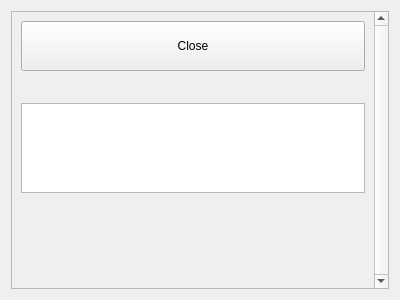
<?xml version="1.0" encoding="UTF-8"?>
<ui version="4.0">
 <class>DateNoter</class>
 <widget class="QWidget" name="DateNoter">
  <property name="geometry">
   <rect>
    <x>0</x>
    <y>0</y>
    <width>400</width>
    <height>300</height>
   </rect>
  </property>
  <property name="windowTitle">
   <string>Form</string>
  </property>
  <layout class="QVBoxLayout" name="verticalLayout_2">
   <item>
    <widget class="QScrollArea" name="scrollArea">
     <property name="lineWidth">
      <number>5</number>
     </property>
     <property name="verticalScrollBarPolicy">
      <enum>Qt::ScrollBarPolicy::ScrollBarAlwaysOn</enum>
     </property>
     <property name="widgetResizable">
      <bool>true</bool>
     </property>
     <widget class="QWidget" name="scrollAreaWidgetContents">
      <property name="geometry">
       <rect>
        <x>0</x>
        <y>0</y>
        <width>369</width>
        <height>286</height>
       </rect>
      </property>
      <layout class="QVBoxLayout" name="verticalLayout">
       <item>
        <widget class="QPushButton" name="btn_close">
         <property name="minimumSize">
          <size>
           <width>0</width>
           <height>50</height>
          </size>
         </property>
         <property name="maximumSize">
          <size>
           <width>16777215</width>
           <height>50</height>
          </size>
         </property>
         <property name="text">
          <string>Close</string>
         </property>
        </widget>
       </item>
       <item>
        <widget class="DateIcon" name="date_icon" native="true"/>
       </item>
       <item>
        <widget class="QLabel" name="describeLabel">
         <property name="text">
          <string/>
         </property>
        </widget>
       </item>
       <item>
        <widget class="QTextBrowser" name="textBrowser">
         <property name="readOnly">
          <bool>true</bool>
         </property>
        </widget>
       </item>
       <item>
        <spacer name="verticalSpacer">
         <property name="orientation">
          <enum>Qt::Orientation::Vertical</enum>
         </property>
         <property name="sizeHint" stdset="0">
          <size>
           <width>20</width>
           <height>187</height>
          </size>
         </property>
        </spacer>
       </item>
      </layout>
     </widget>
    </widget>
   </item>
  </layout>
 </widget>
 <customwidgets>
  <customwidget>
   <class>DateIcon</class>
   <extends>QWidget</extends>
   <header>DateIcon.h</header>
   <container>1</container>
  </customwidget>
 </customwidgets>
 <resources/>
 <connections/>
</ui>
